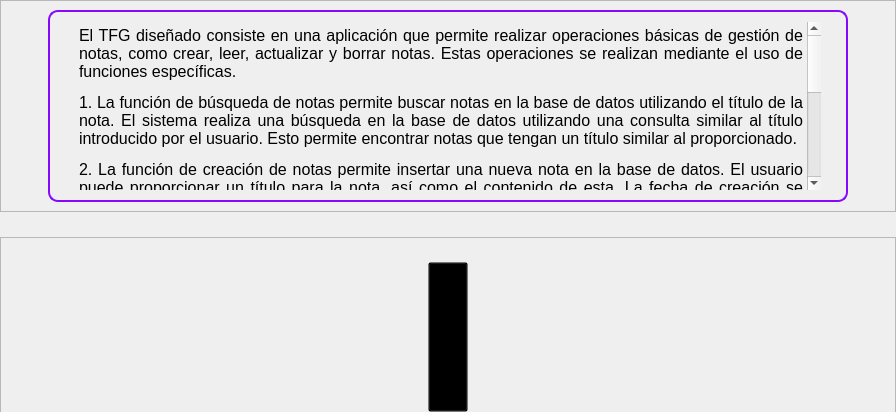
            <widget class="QWidget" name="p_Ayuda">
             <layout class="QVBoxLayout" name="verticalLayout_38">
              <property name="spacing">
               <number>0</number>
              </property>
              <property name="leftMargin">
               <number>0</number>
              </property>
              <property name="topMargin">
               <number>0</number>
              </property>
              <property name="rightMargin">
               <number>0</number>
              </property>
              <property name="bottomMargin">
               <number>0</number>
              </property>
              <item>
               <widget class="QFrame" name="frame_14">
                <property name="styleSheet">
                 <string notr="true"/>
                </property>
                <property name="frameShape">
                 <enum>QFrame::StyledPanel</enum>
                </property>
                <property name="frameShadow">
                 <enum>QFrame::Raised</enum>
                </property>
                <layout class="QHBoxLayout" name="horizontalLayout_14">
                 <item>
                  <spacer name="horizontalSpacer_12">
                   <property name="orientation">
                    <enum>Qt::Horizontal</enum>
                   </property>
                   <property name="sizeHint" stdset="0">
                    <size>
                     <width>38</width>
                     <height>20</height>
                    </size>
                   </property>
                  </spacer>
                 </item>
                 <item>
                  <widget class="QTextBrowser" name="textBrowser">
                   <property name="sizePolicy">
                    <sizepolicy hsizetype="Preferred" vsizetype="MinimumExpanding">
                     <horstretch>0</horstretch>
                     <verstretch>0</verstretch>
                    </sizepolicy>
                   </property>
                   <property name="minimumSize">
                    <size>
                     <width>800</width>
                     <height>0</height>
                    </size>
                   </property>
                   <property name="maximumSize">
                    <size>
                     <width>16777215</width>
                     <height>16777215</height>
                    </size>
                   </property>
                   <property name="styleSheet">
                    <string notr="true">QTextEdit {
font: 57 14pt &quot;Raleway Medium&quot;;
 border: 2px solid #8707ff;
 border-radius: 10px;
 padding: 10px 25px;
 background: transparent;
}
</string>
                   </property>
                   <property name="html">
                    <string>&lt;!DOCTYPE HTML PUBLIC &quot;-//W3C//DTD HTML 4.0//EN&quot; &quot;http://www.w3.org/TR/REC-html40/strict.dtd&quot;&gt;
&lt;html&gt;&lt;head&gt;&lt;meta name=&quot;qrichtext&quot; content=&quot;1&quot; /&gt;&lt;style type=&quot;text/css&quot;&gt;
p, li { white-space: pre-wrap; }
&lt;/style&gt;&lt;/head&gt;&lt;body style=&quot; font-family:'Raleway Medium'; font-size:14pt; font-weight:56; font-style:normal;&quot;&gt;
&lt;p align=&quot;justify&quot; style=&quot; margin-top:12px; margin-bottom:12px; margin-left:0px; margin-right:0px; -qt-block-indent:0; text-indent:0px;&quot;&gt;&lt;span style=&quot; font-size:12pt;&quot;&gt;El TFG diseñado consiste en una aplicación que permite realizar operaciones básicas de gestión de notas, como crear, leer, actualizar y borrar notas. Estas operaciones se realizan mediante el uso de funciones específicas. &lt;/span&gt;&lt;/p&gt;
&lt;p align=&quot;justify&quot; style=&quot; margin-top:12px; margin-bottom:12px; margin-left:0px; margin-right:0px; -qt-block-indent:0; text-indent:0px;&quot;&gt;&lt;span style=&quot; font-size:12pt;&quot;&gt;1.&lt;/span&gt;&lt;span style=&quot; font-family:'Times New Roman'; font-size:12pt; font-weight:400;&quot;&gt; &lt;/span&gt;&lt;span style=&quot; font-size:12pt;&quot;&gt;La función de búsqueda de notas permite buscar notas en la base de datos utilizando el título de la nota. El sistema realiza una búsqueda en la base de datos utilizando una consulta similar al título introducido por el usuario. Esto permite encontrar notas que tengan un título similar al proporcionado. &lt;/span&gt;&lt;/p&gt;
&lt;p align=&quot;justify&quot; style=&quot; margin-top:12px; margin-bottom:12px; margin-left:0px; margin-right:0px; -qt-block-indent:0; text-indent:0px;&quot;&gt;&lt;span style=&quot; font-size:12pt;&quot;&gt;2.&lt;/span&gt;&lt;span style=&quot; font-family:'Times New Roman'; font-size:12pt; font-weight:400;&quot;&gt; &lt;/span&gt;&lt;span style=&quot; font-size:12pt;&quot;&gt;La función de creación de notas permite insertar una nueva nota en la base de datos. El usuario puede proporcionar un título para la nota, así como el contenido de esta. La fecha de creación se añade a un campo para esta y la fecha de última modificación se establece inicialmente como vacía. &lt;/span&gt;&lt;/p&gt;
&lt;p align=&quot;justify&quot; style=&quot; margin-top:12px; margin-bottom:12px; margin-left:0px; margin-right:0px; -qt-block-indent:0; text-indent:0px;&quot;&gt;&lt;span style=&quot; font-size:12pt;&quot;&gt;3. La función de edición de notas implica utilizar el buscador de notas para encontrar la nota que se desea editar. El sistema utiliza el ID de la nota para localizarla y cargar su contenido en un editor. El usuario puede realizar modificaciones en el título y el contenido de la nota. Una vez realizados los cambios, se guarda la nota y se actualiza la fecha de última modificación. &lt;/span&gt;&lt;/p&gt;
&lt;p align=&quot;justify&quot; style=&quot; margin-top:12px; margin-bottom:12px; margin-left:0px; margin-right:0px; -qt-block-indent:0; text-indent:0px;&quot;&gt;&lt;span style=&quot; font-size:12pt;&quot;&gt;4. La función de borrado de notas también utiliza el buscador de notas para encontrar la nota que se desea eliminar. El usuario confirma el borrado y el sistema utiliza el título de la nota para eliminarla de la base de datos. &lt;/span&gt;&lt;/p&gt;
&lt;p align=&quot;justify&quot; style=&quot; margin-top:12px; margin-bottom:12px; margin-left:0px; margin-right:0px; -qt-block-indent:0; text-indent:0px;&quot;&gt;&lt;span style=&quot; font-size:12pt;&quot;&gt;La pantalla de inicio muestra un resumen de todas las notas almacenadas para el usuario actual. Esto garantiza la privacidad de los datos entre los diferentes usuarios. Además, se puede utilizar una opción de &amp;quot;usuario invitado&amp;quot; para probar la aplicación sin necesidad de iniciar sesión. &lt;/span&gt;&lt;/p&gt;&lt;/body&gt;&lt;/html&gt;</string>
                   </property>
                  </widget>
                 </item>
                 <item>
                  <spacer name="horizontalSpacer_13">
                   <property name="orientation">
                    <enum>Qt::Horizontal</enum>
                   </property>
                   <property name="sizeHint" stdset="0">
                    <size>
                     <width>38</width>
                     <height>20</height>
                    </size>
                   </property>
                  </spacer>
                 </item>
                </layout>
               </widget>
              </item>
              <item>
               <widget class="QFrame" name="frame_15">
                <property name="sizePolicy">
                 <sizepolicy hsizetype="Preferred" vsizetype="Preferred">
                  <horstretch>0</horstretch>
                  <verstretch>0</verstretch>
                 </sizepolicy>
                </property>
                <property name="minimumSize">
                 <size>
                  <width>0</width>
                  <height>200</height>
                 </size>
                </property>
                <property name="maximumSize">
                 <size>
                  <width>16777215</width>
                  <height>150</height>
                 </size>
                </property>
                <property name="styleSheet">
                 <string notr="true"/>
                </property>
                <property name="frameShape">
                 <enum>QFrame::StyledPanel</enum>
                </property>
                <property name="frameShadow">
                 <enum>QFrame::Raised</enum>
                </property>
                <layout class="QHBoxLayout" name="horizontalLayout_13">
                 <item>
                  <spacer name="horizontalSpacer_10">
                   <property name="orientation">
                    <enum>Qt::Horizontal</enum>
                   </property>
                   <property name="sizeHint" stdset="0">
                    <size>
                     <width>332</width>
                     <height>20</height>
                    </size>
                   </property>
                  </spacer>
                 </item>
                 <item>
                  <widget class="QPushButton" name="pushButton">
                   <property name="maximumSize">
                    <size>
                     <width>16777215</width>
                     <height>150</height>
                    </size>
                   </property>
                   <property name="styleSheet">
                    <string notr="true">background: transparent
</string>
                   </property>
                   <property name="text">
                    <string/>
                   </property>
                   <property name="icon">
                    <iconset>
                     <normaloff>icon pack/Universae_logo.png</normaloff>icon pack/Universae_logo.png</iconset>
                   </property>
                   <property name="iconSize">
                    <size>
                     <width>200</width>
                     <height>200</height>
                    </size>
                   </property>
                  </widget>
                 </item>
                 <item>
                  <spacer name="horizontalSpacer_11">
                   <property name="orientation">
                    <enum>Qt::Horizontal</enum>
                   </property>
                   <property name="sizeHint" stdset="0">
                    <size>
                     <width>332</width>
                     <height>20</height>
                    </size>
                   </property>
                  </spacer>
                 </item>
                </layout>
               </widget>
              </item>
             </layout>
            </widget>
